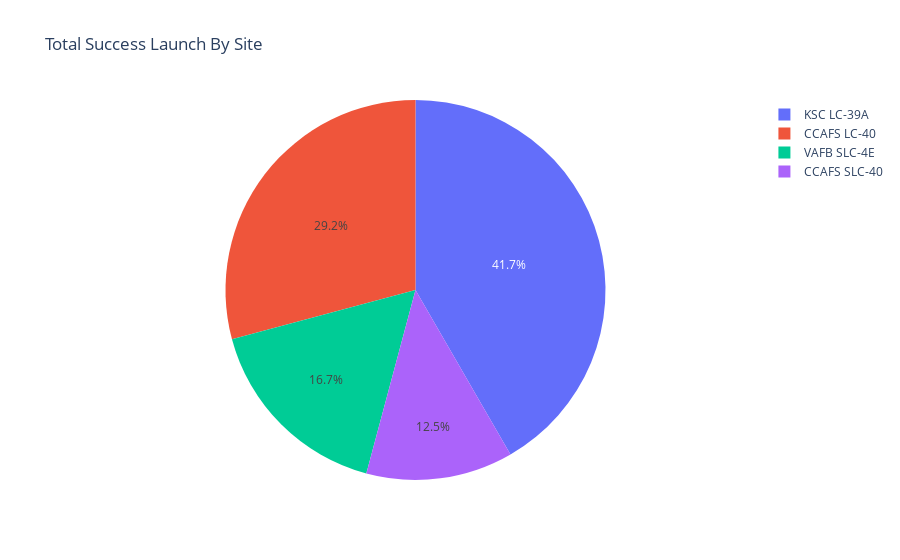

Here is the notebook cell this chart was saved with:
### Code cell
df1 = df1.groupby('Launch Site')['class'].count().reset_index()
fig = px.pie(df1, values='class', names='Launch Site', title='Total Success Launch By Site')
fig.show()

### Figure 1 — Plotly figure (JSON) as saved in the notebook; plotly's stock layout.template omitted (floating-point values rounded to 4 significant figures)
{"data": [{"domain": {"x": [0, 1], "y": [0, 1]}, "hovertemplate": "Launch Site=%{label}<br>class=%{value}<extra></extra>", "labels": ["CCAFS LC-40", "CCAFS SLC-40", "KSC LC-39A", "VAFB SLC-4E"], "legendgroup": "", "name": "", "showlegend": true, "type": "pie", "values": [7, 3, 10, 4]}], "layout": {"legend": {"tracegroupgap": 0}, "title": {"text": "Total Success Launch By Site"}}}
